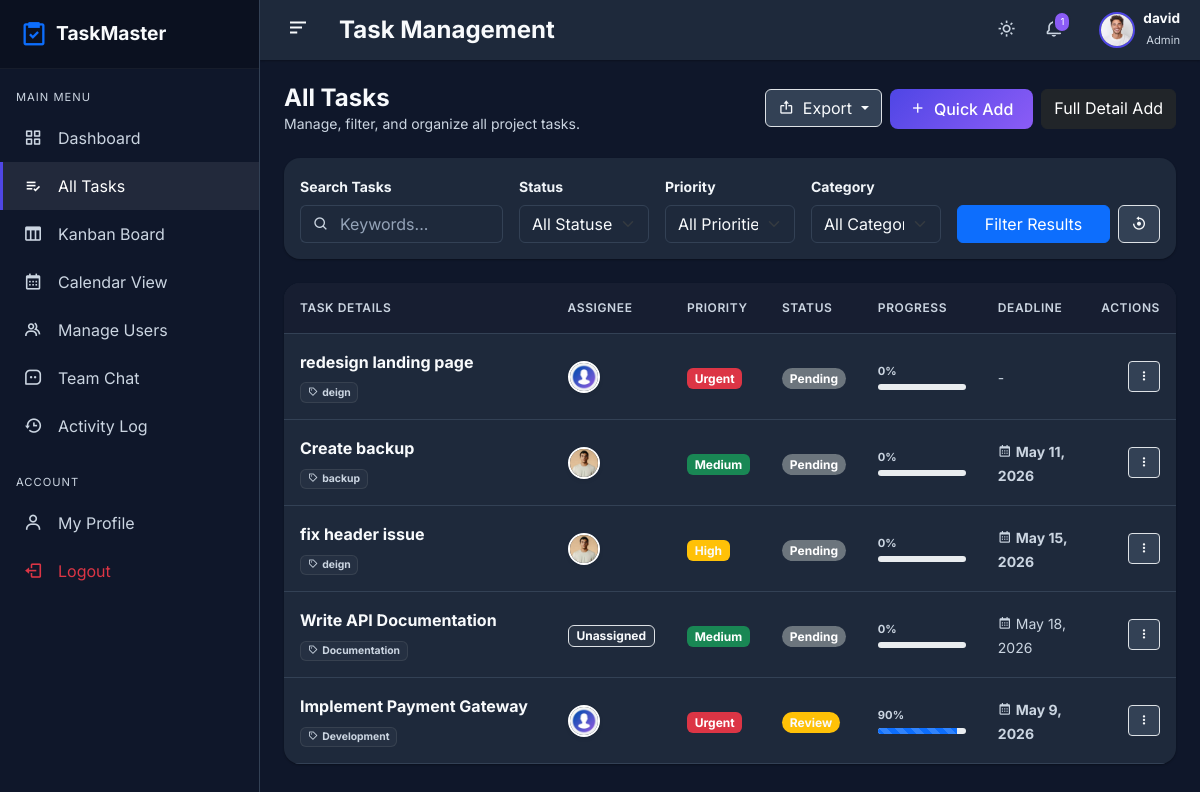
/admin/tasks.php (signed in), run on the app's committed database.
### tables this page shows
CREATE TABLE `users` (
  `id` int(11) NOT NULL AUTO_INCREMENT,
  `full_name` varchar(100) NOT NULL,
  `username` varchar(50) NOT NULL,
  `email` varchar(100) NOT NULL,
  `password` varchar(255) NOT NULL,
  `role` enum('admin','user') NOT NULL DEFAULT 'user',
  `profile_picture` varchar(255) DEFAULT NULL,
  `bio` text DEFAULT NULL,
  `phone` varchar(20) DEFAULT NULL,
  `status` enum('active','inactive','banned') NOT NULL DEFAULT 'active',
  `remember_token` varchar(100) DEFAULT NULL,
  `last_login` datetime DEFAULT NULL,
  `created_at` timestamp NOT NULL DEFAULT current_timestamp(),
  PRIMARY KEY (`id`),
  UNIQUE KEY `username` (`username`),
  UNIQUE KEY `email` (`email`)
);

CREATE TABLE `tasks` (
  `id` int(11) NOT NULL AUTO_INCREMENT,
  `title` varchar(255) NOT NULL,
  `description` text DEFAULT NULL,
  `assigned_to` int(11) DEFAULT NULL,
  `created_by` int(11) NOT NULL,
  `priority` enum('Low','Medium','High','Urgent') NOT NULL DEFAULT 'Medium',
  `status` enum('Pending','In Progress','Review','Completed') NOT NULL DEFAULT 'Pending',
  `progress` int(11) NOT NULL DEFAULT 0,
  `deadline` date DEFAULT NULL,
  `category` varchar(50) DEFAULT NULL,
  `attachment` varchar(255) DEFAULT NULL,
  `estimated_time` varchar(50) DEFAULT NULL,
  `created_at` timestamp NOT NULL DEFAULT current_timestamp(),
  PRIMARY KEY (`id`),
  KEY `assigned_to` (`assigned_to`),
  KEY `created_by` (`created_by`),
  CONSTRAINT `tasks_ibfk_1` FOREIGN KEY (`assigned_to`) REFERENCES `users` (`id`) ON DELETE SET NULL,
  CONSTRAINT `tasks_ibfk_2` FOREIGN KEY (`created_by`) REFERENCES `users` (`id`) ON DELETE CASCADE
);

### admin/tasks.php (the view, shortened to what this page needs)
<?php
require_once __DIR__ . '/../config/database.php';
$search = isset($_GET['search']) ? trim($_GET['search']) : '';
$where = ["1=1"];
$params = [];
$whereClause = implode(" AND ", $where);
$limit = 10;
$page = isset($_GET['page']) && is_numeric($_GET['page']) ? (int)$_GET['page'] : 1;
$offset = ($page - 1) * $limit;
$query = "SELECT t.*, u.full_name as assignee, u.profile_picture
          FROM tasks t
          LEFT JOIN users u ON t.assigned_to = u.id
          WHERE $whereClause
          ORDER BY t.created_at DESC
          LIMIT $limit OFFSET $offset";
$stmt = $pdo->prepare($query);
$stmt->execute($params);
$tasks = $stmt->fetchAll();
?>
<?php include __DIR__ . '/../includes/header.php'; ?>
<?php include __DIR__ . '/../includes/sidebar.php'; ?>
<div class="main-content">
    <?php include __DIR__ . '/../includes/navbar.php'; ?>
    <div class="container-fluid p-4">
        <div class="d-flex flex-column flex-md-row justify-content-between align-items-md-center mb-4 gap-3" data-aos="fade-down">
            <div>
                <h4 class="fw-bold mb-0">All Tasks</h4>
                <p class="text-muted small mb-0">Manage, filter, and organize all project tasks.</p>
            </div>
            <div class="d-flex gap-2">
                <div class="dropdown">
                    <button class="btn btn-light border dropdown-toggle" type="button" data-bs-toggle="dropdown">
                        <i class='bx bx-export me-1'></i> Export
                    </button>
                </div>
                <button type="button" class="btn btn-primary-gradient" data-bs-toggle="modal" data-bs-target="#quickAddModal">
                    <i class='bx bx-plus me-1'></i> Quick Add
                </button>
                <a href="create_task.php" class="btn btn-dark">Full Detail Add</a>
            </div>
        </div>
        <div class="card-premium p-3 mb-4" data-aos="fade-up">
            <form method="GET" action="tasks.php" class="row g-3 align-items-end">
                <div class="col-md-3">
                    <label class="form-label small fw-bold text-muted">Search Tasks</label>
                    <div class="input-group">
                        <span class="input-group-text border-end-0 bg-transparent"><i class='bx bx-search text-muted'></i></span>
                        <input type="text" name="search" class="form-control border-start-0 ps-0 bg-transparent" placeholder="Keywords..." value="<?php echo htmlspecialchars($search); ?>">
                    </div>
                </div>
                <div class="col-md-2">
                    <label class="form-label small fw-bold text-muted">Status</label>
                    <select name="status" class="form-select">
                        <option value="">All Statuses</option>
                    </select>
                </div>
                <div class="col-md-2">
                    <label class="form-label small fw-bold text-muted">Priority</label>
                    <select name="priority" class="form-select">
                        <option value="">All Priorities</option>
                    </select>
                </div>
                <div class="col-md-2">
                    <label class="form-label small fw-bold text-muted">Category</label>
                    <select name="category" class="form-select">
                        <option value="">All Categories</option>
                    </select>
                </div>
                <div class="col-md-3 d-flex gap-2">
                    <button type="submit" class="btn btn-primary flex-grow-1">Filter Results</button>
                    <a href="tasks.php" class="btn btn-light border" title="Clear Filters"><i class='bx bx-reset'></i></a>
                </div>
            </form>
        </div>
        <div class="card-premium" data-aos="fade-up" data-aos-delay="100">
            <div class="table-responsive" style="max-height: 600px; overflow-y: auto;">
                <table class="table table-premium mb-0">
                    <thead style="position: sticky; top: 0; z-index: 20; background: var(--bg-color);">
                        <tr>
                            <th width="30%">Task Details</th>
                            <th>Assignee</th>
                            <th>Priority</th>
                            <th>Status</th>
                            <th>Progress</th>
                            <th>Deadline</th>
                            <th class="text-end">Actions</th>
                        </tr>
                    </thead>
                    <tbody>
                        <?php if(empty($tasks)): ?>
                            <tr>
                                <td colspan="7" class="text-center py-5">
                                    <div class="empty-state">
                                        <i class='bx bx-task text-muted mb-3' style="font-size: 5rem; opacity: 0.5;"></i>
                                        <h5 class="fw-bold text-muted">No tasks found</h5>
                                        <p class="text-muted small mb-3">Try adjusting your filters or add a new task.</p>
                                        <button class="btn btn-primary-gradient btn-sm" data-bs-toggle="modal" data-bs-target="#quickAddModal">Create Task</button>
                                    </div>
                                </td>
                            </tr>
                        <?php else: ?>
                            <?php foreach($tasks as $task): ?>
                            <tr class="align-middle">
                                <td>
                                    <div class="fw-bold text-dark mb-1 d-flex align-items-center">
                                        <?php echo htmlspecialchars($task['title']); ?>
                                    </div>
                                    <?php if($task['category']): ?>
                                        <span class="badge bg-secondary bg-opacity-10 text-secondary border border-secondary border-opacity-25" style="font-size: 0.65rem;">
                                            <i class='bx bx-purchase-tag me-1'></i><?php echo htmlspecialchars($task['category']); ?>
                                        </span>
                                    <?php endif; ?>
                                </td>
                                <td>
                                    <?php if($task['assignee']): ?>
                                        <div class="d-flex align-items-center" data-bs-toggle="tooltip" title="<?php echo htmlspecialchars($task['assignee']); ?>">
                                            <img src="/demo/<?php echo htmlspecialchars(get_profile_picture($task['profile_picture'])); ?>" alt="Avatar" class="rounded-circle object-fit-cover shadow-sm border border-2 border-white" width="32" height="32">
                                        </div>
                                    <?php else: ?>
                                        <span class="badge bg-light text-muted border">Unassigned</span>
                                    <?php endif; ?>
                                </td>
                                <td><?php echo priority_badge($task['priority']); ?></td>
                                <td><?php echo status_badge($task['status']); ?></td>
                                <td style="min-width: 120px;">
                                    <div class="d-flex justify-content-between align-items-center mb-1">
                                        <small class="fw-bold" style="font-size: 0.7rem;"><?php echo $task['progress']; ?>%</small>
                                    </div>
                                    <div class="progress" style="height: 6px; border-radius: 10px;">
                                        <div class="progress-bar <?php echo $task['progress'] == 100 ? 'bg-success' : 'bg-primary'; ?> progress-bar-striped progress-bar-animated" role="progressbar" style="width: <?php echo $task['progress']; ?>%;" aria-valuenow="<?php echo $task['progress']; ?>" aria-valuemin="0" aria-valuemax="100"></div>
                                    </div>
                                </td>
                                <td>
                                    <?php
                                        if($task['deadline']) {
                                            $dl = new DateTime($task['deadline']);
                                            $now = new DateTime();
                                            $isOverdue = ($dl < $now && $task['status'] != 'Completed');
                                            $textClass = $isOverdue ? 'text-danger fw-bold' : 'text-muted';
                                            echo '<span class="small ' . $textClass . '"><i class="bx bx-calendar me-1"></i>' . format_date($task['deadline'], 'M j, Y') . '</span>';
                                        } else {
                                            echo '<span class="small text-muted">-</span>';
                                        }
                                    ?>
                                </td>
                                <td class="text-end">
                                    <div class="dropdown">
                                        <button class="btn btn-sm btn-light border" type="button" data-bs-toggle="dropdown">
                                            <i class='bx bx-dots-vertical-rounded'></i>
                                        </button>
                                    </div>
                                </td>
                            </tr>
                            <?php endforeach; ?>
                        <?php endif; ?>
                    </tbody>
                </table>
            </div>
        </div>
    </div>
</div>
<?php include __DIR__ . '/../includes/footer.php'; ?>

### includes/navbar.php (shortened to what this page needs)
<?php
$currentUser = get_current_user_data($pdo);
$pageTitles = [
    'dashboard.php' => 'Dashboard',
    'tasks.php' => 'Task Management',
    'kanban.php' => 'Kanban Board',
    'calendar.php' => 'Calendar View',
    'users.php' => 'User Management',
    'activity_log.php' => 'Activity History',
    'chat' => 'Team Chat',
    'my_tasks.php' => 'My Assigned Tasks',
    'profile.php' => 'My Profile'
];
$title = $pageTitles[$current_page] ?? 'Dashboard';
$userId = $_SESSION['user_id'];
$notifCountStmt = $pdo->prepare("SELECT COUNT(*) FROM notifications WHERE user_id = ? AND is_read = 0");
$notifCountStmt->execute([$userId]);
$unreadCount = $notifCountStmt->fetchColumn();
?>
<nav class="top-navbar">
    <div class="navbar-left">
        <button type="button" id="sidebarCollapse" title="Toggle Sidebar">
            <i class='bx bx-menu-alt-left'></i>
        </button>
        <h4 class="mb-0 ms-2 fw-bold d-none d-md-block"><?php echo htmlspecialchars($title); ?></h4>
    </div>
    <div class="navbar-right">
        <div class="nav-icon-btn me-2" id="theme-toggle" data-bs-toggle="tooltip" data-bs-placement="bottom" title="Toggle Dark Mode">
            <i class='bx bx-moon'></i>
        </div>
        <div class="nav-icon-btn me-3 position-relative dropdown" data-bs-toggle="tooltip" data-bs-placement="bottom" title="Notifications">
            <div data-bs-toggle="dropdown" aria-expanded="false" style="cursor: pointer;" id="bellIcon">
                <?php if($unreadCount > 0): ?>
                    <span class="notification-badge" id="notifBadge"><?php echo $unreadCount; ?></span>
                <?php endif; ?>
            </div>
        </div>
        <div class="dropdown">
            <div class="d-flex align-items-center" style="cursor: pointer;" data-bs-toggle="dropdown" aria-expanded="false">
                <img src="/demo/<?php echo htmlspecialchars(get_profile_picture($currentUser['profile_picture'] ?? '')); ?>" alt="Profile" class="rounded-circle zoom-hover object-fit-cover" width="36" height="36" style="border: 2px solid var(--primary-color);">
                <div class="ms-2 d-none d-sm-block text-end">
                    <p class="mb-0 fw-bold" style="font-size: 0.85rem; line-height: 1.2;"><?php echo htmlspecialchars($currentUser['full_name'] ?? 'User'); ?></p>
                    <small class="text-muted" style="font-size: 0.7rem;"><?php echo htmlspecialchars(ucfirst($currentUser['role'] ?? 'user')); ?></small>
                </div>
            </div>
        </div>
    </div>
</nav>

### includes/functions.php (shortened to what this page needs)
<?php
function is_logged_in() {
    return isset($_SESSION['user_id']);
}
function get_current_user_data($pdo) {
    $stmt = $pdo->prepare("SELECT * FROM users WHERE id = ?");
    $stmt->execute([$_SESSION['user_id']]);
    return $stmt->fetch();
}
function get_profile_picture($path) {
    if (empty($path) || !file_exists(__DIR__ . '/../' . $path)) {
        return 'assets/images/default-avatar.png';
    }
    return $path;
}
function format_date($date_string, $format = 'M j, Y') {
    $date = new DateTime($date_string);
    return $date->format($format);
}
function status_badge($status) {
    $classes = [
        'Pending' => 'bg-secondary',
        'In Progress' => 'bg-primary',
        'Review' => 'bg-warning text-dark',
        'Completed' => 'bg-success'
    ];
    $class = $classes[$status] ?? 'bg-secondary';
    return '<span class="badge rounded-pill ' . $class . '">' . htmlspecialchars($status) . '</span>';
}
function priority_badge($priority) {
    $classes = [
        'Low' => 'bg-info text-dark',
        'Medium' => 'bg-success',
        'High' => 'bg-warning text-dark',
        'Urgent' => 'bg-danger'
    ];
    $class = $classes[$priority] ?? 'bg-secondary';
    return '<span class="badge ' . $class . '">' . htmlspecialchars($priority) . '</span>';
}
?>

### data on the page
users: profile_picture (picture), full_name "david", role "Admin"
tasks: title "redesign landing page", category "deign", priority "Urgent", status "Pending", progress "0"
tasks: title "Create backup", category "backup", assigned_to.profile_picture (picture), priority "Medium", status "Pending", progress "0", deadline "May 11, 2026"
tasks: title "fix header issue", category "deign", assigned_to.profile_picture (picture), priority "High", status "Pending", progress "0", deadline "May 15, 2026"
tasks: title "Write API Documentation", category "Documentation", shows "Unassigned", priority "Medium", status "Pending", progress "0", deadline "May 18, 2026"
tasks: title "Implement Payment Gateway", category "Development", priority "Urgent", status "Review", progress "90", deadline "May 9, 2026"

### other printed values
$title "Task Management"
$unreadCount "1"
